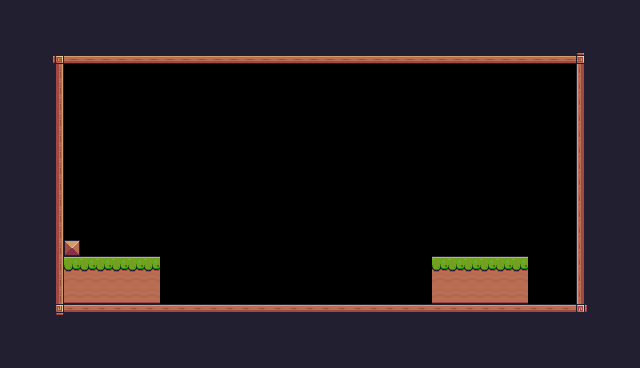

Below is a game level as drawn by its tile map, then a one-line description and the .tmx file that defines it, in full:
An orthogonal 40x23 tile map with 16x16 px tiles, 1 tile layer (background) and 5 objects (Player).

<map version="1.10" tiledversion="1.10.2" orientation="orthogonal" renderorder="right-down" width="40" height="23" tilewidth="16" tileheight="16" infinite="0" nextlayerid="3" nextobjectid="15">
 <tileset firstgid="1" source="PixelAdventure.tsx" />
 <layer id="1" name="background" width="40" height="23">
  <data encoding="csv">
24,24,24,24,24,24,24,24,24,24,24,24,24,24,24,24,24,24,24,24,24,24,24,24,24,24,24,24,24,24,24,24,24,24,24,24,24,24,24,24,
24,24,24,24,24,24,24,24,24,24,24,24,24,24,24,24,24,24,24,24,24,24,24,24,24,24,24,24,24,24,24,24,24,24,24,24,24,24,24,24,
24,24,24,24,24,24,24,24,24,24,24,24,24,24,24,24,24,24,24,24,24,24,24,24,24,24,24,24,24,24,24,24,24,24,24,24,24,24,24,24,
24,24,24,92,134,134,134,134,134,134,134,134,134,134,134,134,134,134,134,134,134,134,134,134,134,134,134,134,134,134,134,134,134,134,134,134,93,24,24,24,
24,24,24,113,0,0,0,0,0,0,0,0,0,0,0,0,0,0,0,0,0,0,0,0,0,0,0,0,0,0,0,0,0,0,0,0,111,24,24,24,
24,24,24,113,0,0,0,0,0,0,0,0,0,0,0,0,0,0,0,0,0,0,0,0,0,0,0,0,0,0,0,0,0,0,0,0,111,24,24,24,
24,24,24,113,0,0,0,0,0,0,0,0,0,0,0,0,0,0,0,0,0,0,0,0,0,0,0,0,0,0,0,0,0,0,0,0,111,24,24,24,
24,24,24,113,0,0,0,0,0,0,0,0,0,0,0,0,0,0,0,0,0,0,0,0,0,0,0,0,0,0,0,0,0,0,0,0,111,24,24,24,
24,24,24,113,0,0,0,0,0,0,0,0,0,0,0,0,0,0,0,0,0,0,0,0,0,0,0,0,0,0,0,0,0,0,0,0,111,24,24,24,
24,24,24,113,0,0,0,0,0,0,0,0,0,0,0,0,0,0,0,0,0,0,0,0,0,0,0,0,0,0,0,0,0,0,0,0,111,24,24,24,
24,24,24,113,0,0,0,0,0,0,0,0,0,0,0,0,0,0,0,0,0,0,0,0,0,0,0,0,0,0,0,0,0,0,0,0,111,24,24,24,
24,24,112,113,0,0,0,0,0,0,0,0,0,0,0,0,0,0,0,0,0,0,0,0,0,0,0,0,0,0,0,0,0,0,0,0,111,24,24,24,
24,24,112,113,0,0,0,0,0,0,0,0,0,0,0,0,0,0,0,0,0,0,0,0,0,0,0,0,0,0,0,0,0,0,0,0,111,24,24,24,
24,24,112,113,0,0,0,0,0,0,0,0,0,0,0,0,0,0,0,0,0,0,0,0,0,0,0,0,0,0,0,0,0,0,0,0,111,24,24,24,
24,24,112,113,0,0,0,0,0,0,0,0,0,0,0,0,0,0,0,0,0,0,0,0,0,0,0,0,0,0,0,0,0,0,0,0,111,24,24,24,
24,24,112,113,35,0,0,0,0,0,0,0,0,0,0,0,0,0,0,0,0,0,0,0,0,0,0,0,0,0,0,0,0,0,0,0,111,24,24,24,
24,24,112,113,8,8,8,8,8,8,0,0,0,0,0,0,0,0,0,0,0,0,0,0,0,0,0,8,8,8,8,8,8,0,0,0,111,24,24,24,
24,24,112,113,30,30,30,30,30,30,0,0,0,0,0,0,0,0,0,0,0,0,0,0,0,0,0,30,30,30,30,30,30,0,0,0,111,24,24,24,
24,24,24,113,52,52,52,52,52,52,0,0,0,0,0,0,0,0,0,0,0,0,0,0,0,0,0,52,52,52,52,52,52,0,0,0,111,24,24,24,
24,24,24,114,90,90,90,90,90,90,90,90,90,90,90,90,90,90,90,90,90,90,90,90,90,90,90,90,90,90,90,90,90,90,90,90,115,24,24,24,
24,24,24,24,24,24,24,24,24,24,24,24,24,24,24,24,24,24,24,24,24,24,24,24,24,24,24,24,24,24,24,24,24,24,24,24,24,24,24,24,
24,24,24,24,24,24,24,24,24,24,24,24,24,24,24,24,24,24,24,24,24,24,24,24,24,24,24,24,24,24,24,24,24,24,24,24,24,24,24,24,
24,24,24,24,24,24,24,24,24,24,24,24,24,24,24,24,24,24,24,24,24,24,24,24,24,24,24,24,24,24,24,24,24,24,24,24,24,24,24,24
</data>
 </layer>
 <objectgroup id="2" name="SpawnPoints">
  <object id="10" name="player" type="Player" x="112" y="222" width="32" height="33" />
  <object id="11" x="125.333" y="196" />
  <object id="12" x="125.333" y="196" />
  <object id="13" x="125.333" y="196" />
  <object id="14" x="177.333" y="-273.333" />
 </objectgroup>
</map>
